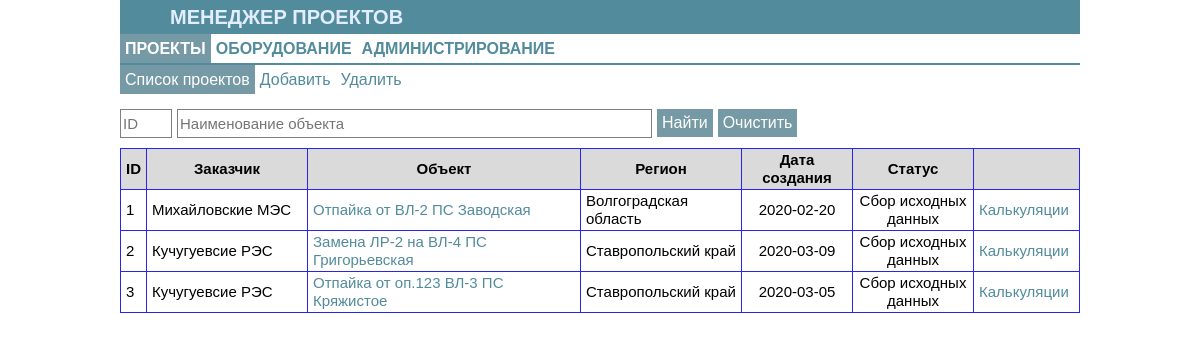
Screenshot of /list_prj_form with the database file from the repository.
### tables this page shows
CREATE TABLE prj (
                            id_prj integer not null primary key autoincrement,
                            id_cust integer not null,
                            object text COLLATE NOCASE,
                            id_deliv_reg integer not null,
                            date_creat date,
                            id_status integer not null,
                            foreign key (id_cust) references customer(id_cust),
                            foreign key (id_deliv_reg) references region(id_region),
                            foreign key (id_status) references prj_stat(id_pstat));

CREATE TABLE customer (
                            id_cust integer not null primary key autoincrement,
                            name_customer text not null COLLATE NOCASE,
                            profile text COLLATE NOCASE);

CREATE TABLE region (
                            id_region integer not null primary key,
                            name_region text not null COLLATE NOCASE);

CREATE TABLE prj_stat (
                            id_pstat integer not null primary key autoincrement,
                            name_status text not null COLLATE NOCASE);

### app_equip.py (the view)
@app.route('/')
@app.route('/list_prj_form', methods=['GET','POST'])
def list_prj() -> str:
    dbs = db_sqlite.EquipDB()
    id_prj =''
    object =''
    prj_stat = ''
    result = dbs.get_prj(
                         id = id_prj, object = object, stat = prj_stat,
                         foreign_key=False)
    return render_template('list_prj_form.html', the_title='CПИСОК ПРОЕКТОВ',
                           the_results=result, the_part1='prj',
                           the_part2='prj')

### db_sqlite.py (called while the page is built)
def sqlite_lower(value_):
    return value_.lower()

### templates/list_prj_form.html (shortened to what this page needs)
{% extends 'base_prj.html' %}
{% block body %}
<form method='POST' action='/list_prj_form'>
    <div class="div_float">
        <input class='input_filtr' name='search_id' type='TEXT' value='' placeholder="ID" size="3">
    </div>
    <div class="div_float">
        <input class='input_filtr' name='search_name_prj' type='TEXT' value="" placeholder="Наименование объекта" size="50">
    </div>
    <div class="div_float">
        <input class='form_button' value='Найти' type='SUBMIT'>
    </div>
    <div class="div_float">
        <input class='form_button' value='Очистить' type='Reset'>
    </div>
</form>
<table class="table">
<thead>
    <tr>
        <td width=10px>ID</td>
        <td width=150px align='center'>Заказчик</td>
        <td align='center'>Объект</td>
        <td width=150px align='center'>Регион</td>
        <td width=100px align='center'>Дата создания</td>
        <td width=110px align='center'>Статус</td>
        <td width=95px> </td>
    </tr>
</thead>
<tbody>
    {% for i in the_results %}
        <tr>
            <td>{{i[0]}}</td>
            <td>{{i[1]}}</td>
            <td><a class="a_nav" href="/upd_prj_form?id={{i[0]}}">{{i[2]}}</a></td>
            <td>{{i[3]}}</td>
            <td align='center'>{{i[4]}}</td>
            <td align='center'>{{i[5]}}</td>
            <td><a class="a_nav" href="/prj_calc_form?id={{i[0]}}">Калькуляции</a></td>
        </tr>
    {% endfor %}
</tbody>
</table>
{% endblock %}

### static/main.css (style rules this page uses)
body { font-family: Arial, sans-serif; font-size: 15px; line-height: 1.2; color:black; background-color: #ffffff; margin-left: 10%; margin-right: 10%; margin-top: 0%; margin-bottom: 0%; }
.a_nav { color:#528b9c; text-decoration: none; }
.div_float { float: left; margin: 0; padding: 5px; padding-left: 0px; }
.input_filtr { height: 25px; font-size: 15px; border: 1px solid gray; }
.form_button { color: white; font-size: 16px; font-weight: normal; background-color: #769aa5; border: 0; padding: 5px; }
div { margin-left: 10px; margin-right: 10px; }
.table { border: 1px solid #2724eb; width: 100%; border-collapse: collapse; table-layout: auto; margin-top: 5px; }
.table thead { background-color: #dadada; font-weight: bold; }
.table td { border: 1px solid #2724eb; padding: 2px 5px; }

### rows the page displays
prj: id_prj "1", name_customer "Михайловские МЭС", object "Отпайка от ВЛ-2 ПС Заводская", name_region "Волгоградская область", date_creat "2020-02-20", name_status "Сбор исходных данных"
prj: id_prj "2", name_customer "Кучугуевсие РЭС", object "Замена ЛР-2 на ВЛ-4 ПС Григорьевская", name_region "Ставропольский край", date_creat "2020-03-09", name_status "Сбор исходных данных"
prj: id_prj "3", name_customer "Кучугуевсие РЭС", object "Отпайка от оп.123 ВЛ-3 ПС Кряжистое", name_region "Ставропольский край", date_creat "2020-03-05", name_status "Сбор исходных данных"
